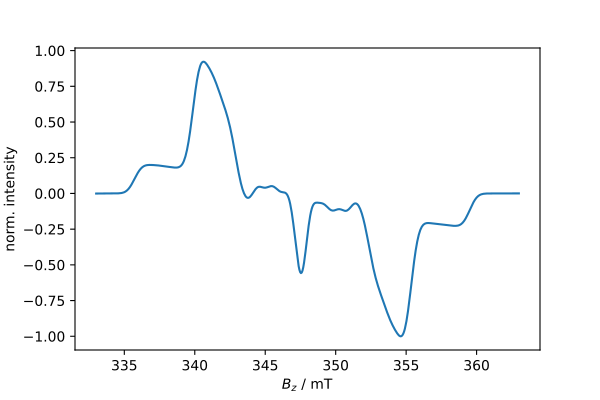

The script that saved this image:
import teacups.classes as cl
import teacups.simulations as sim
import numpy as np
import matplotlib.pyplot as plt

Sys = cl.Sys()
Exp = cl.Exp()
SimOpt = cl.SimOpt()

# choose a triplet doublet pair spin system
Sys.spin_system = "tdp"

# set up g-tensors of the radical and the triplet
Sys.g = [2.0059, 2.0059, 2.0059]
Sys.g_tri = [2.003, 2.003, 2.003]

# define triplet ZFS
Sys.D_tri = 500
Sys.E_tri = -50

# define couplings of the radical and the triplet
Sys.J_ex = -400000

Sys.precursor = "triplet-zf"
Sys.population = [0.2, 0.205, 0.1, 0.1, 0.2]

# define decay time and line width
Sys.decay = 1e-6
Sys.width_gauss = 1

# experimental setup
Exp.B_z = np.linspace(333, 363, 550)
Exp.t_scale = [0, 2e-6]
Exp.t_points = 2
Exp.freq_mw = 9.75e9

# simulation options
SimOpt.grid = "sophe"
SimOpt.sym = "D2h"
SimOpt.grid_points = 25
SimOpt.CUPY = False


# do the simulation
cal = sim.teacups(Sys, Exp, SimOpt, development=True)

spec_sim = cal.spec_sim
spec_sim = spec_sim.real[1]/max(abs(spec_sim.real[1]))

plt.figure()
plt.plot(Exp.B_z, spec_sim)
plt.xlabel("$B_z$ / mT")
plt.ylabel("norm. intensity")

# plt.savefig("tdp_2D_hilbert.pdf")
